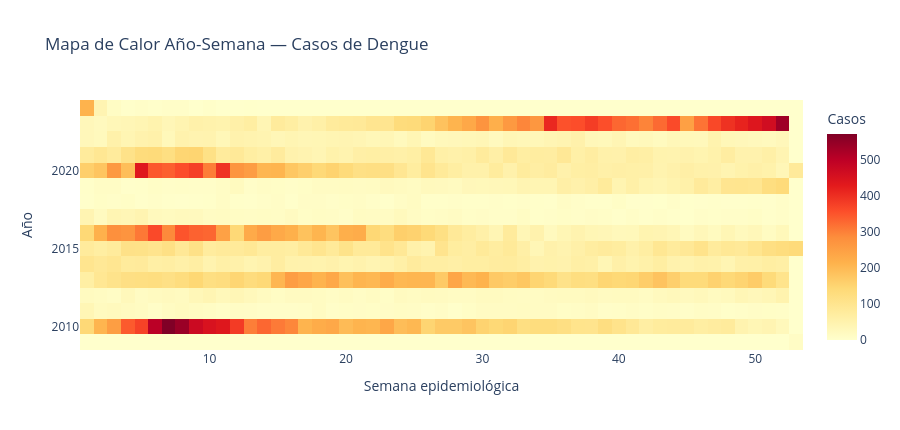

The code cell stored with this chart in its notebook:
### Markdown cell above
### Mapa de calor año-semana

Esta vista resume la intensidad de casos por año y semana epidemiológica. Es útil para identificar brotes, comparar años críticos y revisar si los picos se concentran en semanas similares.

### Code cell
graficar_heatmap_anio_semana(df)

### Figure 1 — Plotly figure (JSON) as saved in the notebook; plotly's stock layout.template omitted (floating-point values rounded to 4 significant figures; data arrays with more than 128 entries replaced by an {"elided": "..."} marker saying what was removed)
{"data": [{"colorbar": {"title": {"text": "Casos"}}, "colorscale": [[0, "rgb(255,255,204)"], [0.125, "rgb(255,237,160)"], [0.25, "rgb(254,217,118)"], [0.375, "rgb(254,178,76)"], [0.5, "rgb(253,141,60)"], [0.625, "rgb(252,78,42)"], [0.75, "rgb(227,26,28)"], [0.875, "rgb(189,0,38)"], [1, "rgb(128,0,38)"]], "hovertemplate": "Año=%{y}<br>Semana=%{x}<br>Casos=%{z}<extra></extra>", "type": "heatmap", "x": [1, 2, 3, 4, 5, 6, 7, 8, 9, 10, 11, 12, 13, 14, 15, 16, 17, 18, 19, 20, 21, 22, 23, 24, 25, 26, 27, 28, 29, 30, 31, 32, 33, 34, 35, 36, 37, 38, 39, 40, 41, 42, 43, 44, 45, 46, 47, 48, 49, 50, 51, 52, 53], "y": [2009, 2010, 2011, 2012, 2013, 2014, 2015, 2016, 2017, 2018, 2019, 2020, 2021, 2022, 2023, 2024], "z": {"elided": "16x53 int values"}}], "layout": {"height": 430, "title": {"text": "Mapa de Calor Año-Semana — Casos de Dengue"}, "xaxis": {"title": {"text": "Semana epidemiológica"}}, "yaxis": {"title": {"text": "Año"}}}}
